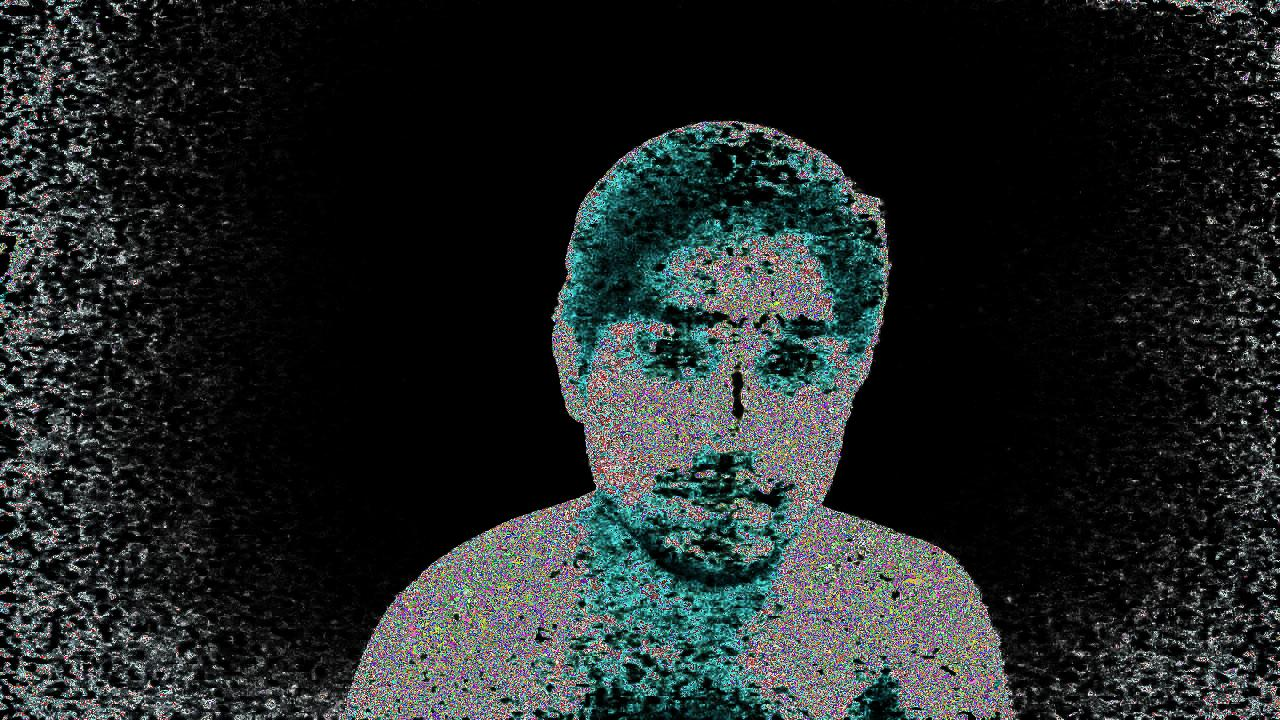
#> input picture changed-face6.jpg, 1280 x 720 px
$ python face_detection.py
#> lines starting #> are read from the running program, lines starting #| are printed output that depends on the picture
#!/usr/bin/env python3
# -*- coding: utf-8 -*-
"""
Created on Sun Jul  2 21:03:20 2017

@author: debajyoti
"""

import numpy as np
import cv2
from scipy.stats import multivariate_normal
from sklearn.decomposition import PCA

def image_show(img):
    cv2.imshow('image',img)
    cv2.waitKey(0)
    cv2.destroyAllWindows()

img= cv2.imread('changed-face6.jpg')
#> img is the input picture: shape (720, 1280, 3); mean B, G, R 37.7, 37.9, 32.6
image_show(img[:,:,0])
#> in image_show, `cv2.imshow('image',img)`:
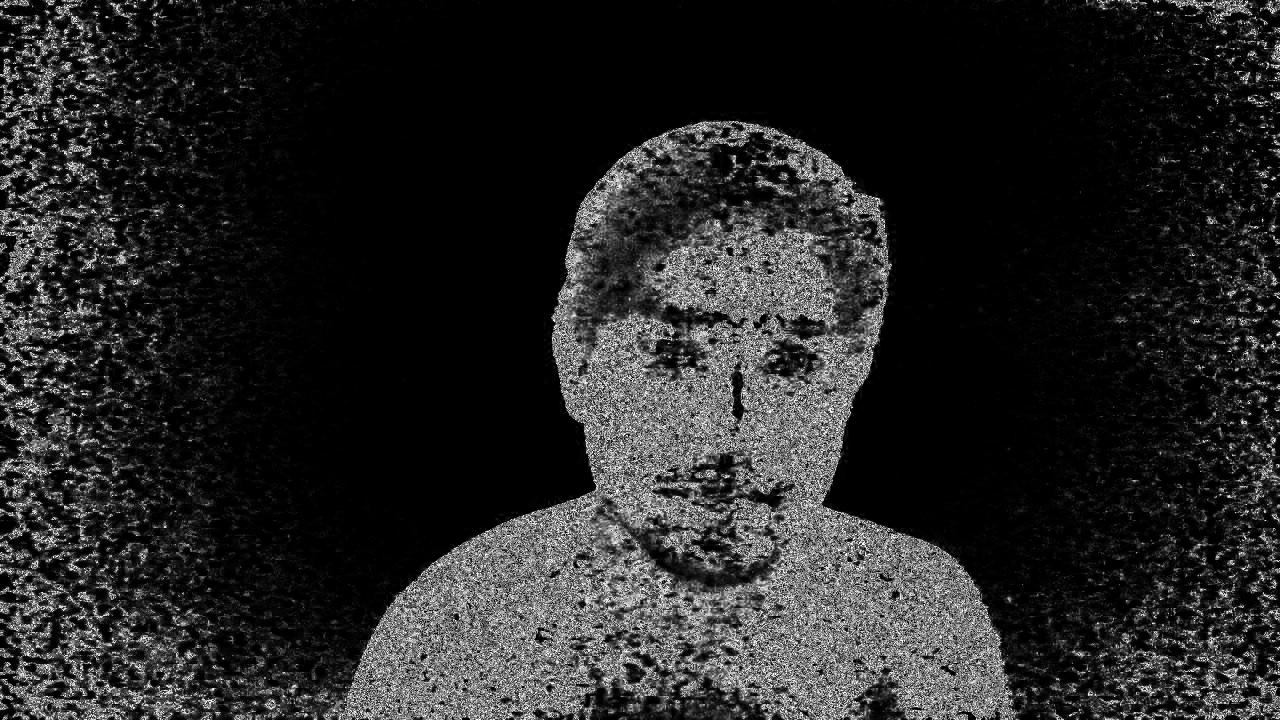
#> window 'image': shape (720, 1280); min 0, max 255, mean 37.7

file_name=['changed-face1.jpg','changed-face2.jpg','changed-face3.jpg','changed-face4.jpg','changed-face5.jpg','changed-face6.jpg','changed-face9.jpg','changed-face10.jpg','changed-face12.jpg','changed-face13.jpg','changed-face14.jpg','changed-face15.jpg','changed-face16.jpg']

list_of_train_img=[]

for name in file_name:
    img= cv2.imread(name)
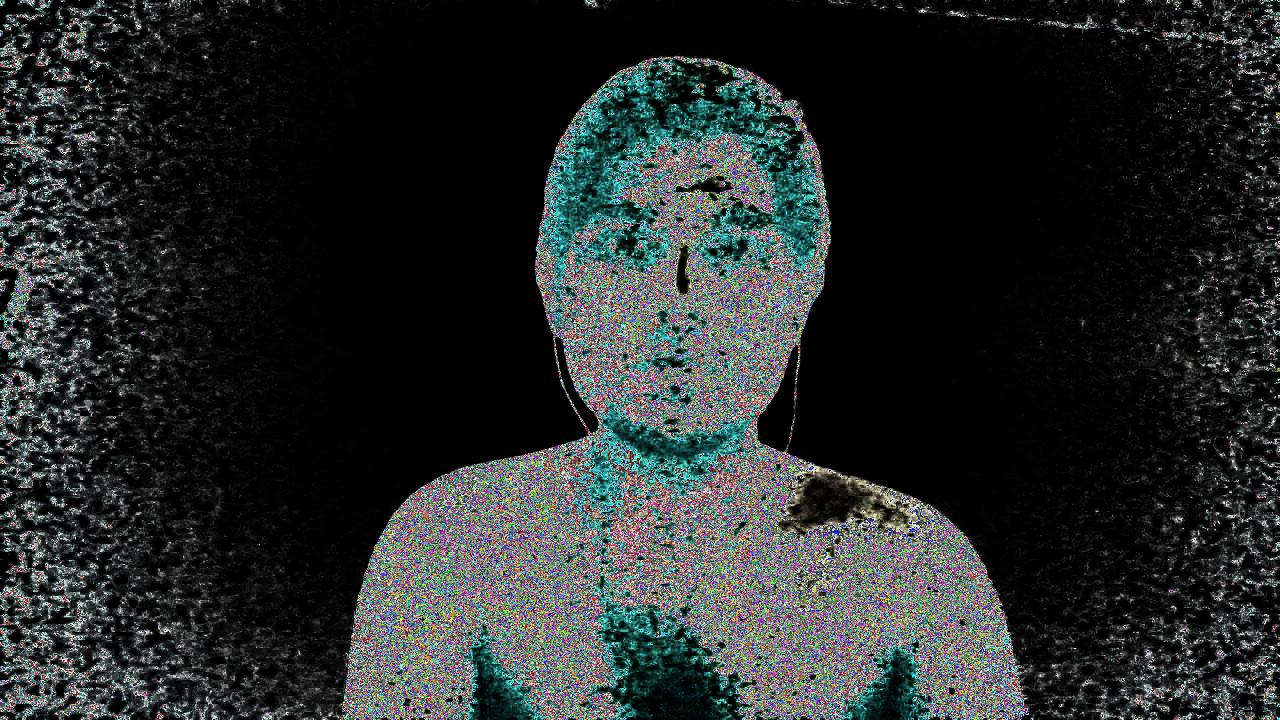
#> input picture changed-face1.jpg, 1280 x 720 px
#> img is the input picture: shape (720, 1280, 3); mean B, G, R 43.2, 43.5, 39.3
#> (the run stopped early here; a loop or call above may not have finished)
